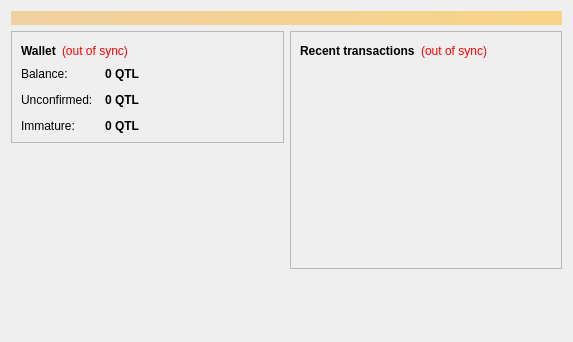
<?xml version="1.0" encoding="UTF-8"?>
<ui version="4.0">
 <class>OverviewPage</class>
 <widget class="QWidget" name="OverviewPage">
  <property name="geometry">
   <rect>
    <x>0</x>
    <y>0</y>
    <width>573</width>
    <height>342</height>
   </rect>
  </property>
  <property name="windowTitle">
   <string>Form</string>
  </property>
  <layout class="QVBoxLayout" name="topLayout">
   <item>
    <widget class="QLabel" name="labelAlerts">
     <property name="visible">
      <bool>false</bool>
     </property>
     <property name="styleSheet">
      <string notr="true">background-color: qlineargradient(x1: 0, y1: 0, x2: 1, y2: 0, stop:0 #F0D0A0, stop:1 #F8D488); color:#000000;</string>
     </property>
     <property name="wordWrap">
      <bool>true</bool>
     </property>
     <property name="margin">
      <number>3</number>
     </property>
    </widget>
   </item>
   <item>
    <layout class="QHBoxLayout" name="horizontalLayout" stretch="1,1">
     <item>
      <layout class="QVBoxLayout" name="verticalLayout_2">
       <item>
        <widget class="QFrame" name="frame">
         <property name="frameShape">
          <enum>QFrame::StyledPanel</enum>
         </property>
         <property name="frameShadow">
          <enum>QFrame::Raised</enum>
         </property>
         <layout class="QVBoxLayout" name="verticalLayout_4">
          <item>
           <layout class="QHBoxLayout" name="horizontalLayout_4">
            <item>
             <widget class="QLabel" name="label_5">
              <property name="font">
               <font>
                <weight>75</weight>
                <bold>true</bold>
               </font>
              </property>
              <property name="text">
               <string>Wallet</string>
              </property>
             </widget>
            </item>
            <item>
             <widget class="QLabel" name="labelWalletStatus">
              <property name="toolTip">
               <string>The displayed information may be out of date. Your wallet automatically synchronizes with the Quatloo network after a connection is established, but this process has not completed yet.</string>
              </property>
              <property name="styleSheet">
               <string notr="true">QLabel { color: red; }</string>
              </property>
              <property name="text">
               <string notr="true">(out of sync)</string>
              </property>
              <property name="alignment">
               <set>Qt::AlignLeading|Qt::AlignLeft|Qt::AlignVCenter</set>
              </property>
             </widget>
            </item>
            <item>
             <spacer name="horizontalSpacer_2">
              <property name="orientation">
               <enum>Qt::Horizontal</enum>
              </property>
              <property name="sizeHint" stdset="0">
               <size>
                <width>40</width>
                <height>20</height>
               </size>
              </property>
             </spacer>
            </item>
           </layout>
          </item>
          <item>
           <layout class="QFormLayout" name="formLayout_2">
            <property name="fieldGrowthPolicy">
             <enum>QFormLayout::AllNonFixedFieldsGrow</enum>
            </property>
            <property name="horizontalSpacing">
             <number>12</number>
            </property>
            <property name="verticalSpacing">
             <number>12</number>
            </property>
            <item row="0" column="0">
             <widget class="QLabel" name="label">
              <property name="text">
               <string>Balance:</string>
              </property>
             </widget>
            </item>
            <item row="0" column="1">
             <widget class="QLabel" name="labelBalance">
              <property name="font">
               <font>
                <weight>75</weight>
                <bold>true</bold>
               </font>
              </property>
              <property name="cursor">
               <cursorShape>IBeamCursor</cursorShape>
              </property>
              <property name="toolTip">
               <string>Your current balance</string>
              </property>
              <property name="text">
               <string notr="true">0 QTL</string>
              </property>
              <property name="textInteractionFlags">
               <set>Qt::LinksAccessibleByMouse|Qt::TextSelectableByKeyboard|Qt::TextSelectableByMouse</set>
              </property>
             </widget>
            </item>
            <item row="1" column="0">
             <widget class="QLabel" name="label_3">
              <property name="text">
               <string>Unconfirmed:</string>
              </property>
             </widget>
            </item>
            <item row="1" column="1">
             <widget class="QLabel" name="labelUnconfirmed">
              <property name="font">
               <font>
                <weight>75</weight>
                <bold>true</bold>
               </font>
              </property>
              <property name="cursor">
               <cursorShape>IBeamCursor</cursorShape>
              </property>
              <property name="toolTip">
               <string>Total of transactions that have yet to be confirmed, and do not yet count toward the current balance</string>
              </property>
              <property name="text">
               <string notr="true">0 QTL</string>
              </property>
              <property name="textInteractionFlags">
               <set>Qt::LinksAccessibleByMouse|Qt::TextSelectableByKeyboard|Qt::TextSelectableByMouse</set>
              </property>
             </widget>
            </item>
            <item row="2" column="0">
             <widget class="QLabel" name="labelImmatureText">
              <property name="text">
               <string>Immature:</string>
              </property>
             </widget>
            </item>
            <item row="2" column="1">
             <widget class="QLabel" name="labelImmature">
              <property name="font">
               <font>
                <weight>75</weight>
                <bold>true</bold>
               </font>
              </property>
              <property name="toolTip">
               <string>Mined balance that has not yet matured</string>
              </property>
              <property name="text">
               <string notr="true">0 QTL</string>
              </property>
              <property name="textInteractionFlags">
               <set>Qt::LinksAccessibleByMouse|Qt::TextSelectableByKeyboard|Qt::TextSelectableByMouse</set>
              </property>
             </widget>
            </item>
           </layout>
          </item>
         </layout>
        </widget>
       </item>
       <item>
        <spacer name="verticalSpacer">
         <property name="orientation">
          <enum>Qt::Vertical</enum>
         </property>
         <property name="sizeHint" stdset="0">
          <size>
           <width>20</width>
           <height>40</height>
          </size>
         </property>
        </spacer>
       </item>
      </layout>
     </item>
     <item>
      <layout class="QVBoxLayout" name="verticalLayout_3">
       <item>
        <widget class="QFrame" name="frame_2">
         <property name="frameShape">
          <enum>QFrame::StyledPanel</enum>
         </property>
         <property name="frameShadow">
          <enum>QFrame::Raised</enum>
         </property>
         <layout class="QVBoxLayout" name="verticalLayout">
          <item>
           <layout class="QHBoxLayout" name="horizontalLayout_2">
            <item>
             <widget class="QLabel" name="label_4">
              <property name="text">
               <string>&lt;b&gt;Recent transactions&lt;/b&gt;</string>
              </property>
             </widget>
            </item>
            <item>
             <widget class="QLabel" name="labelTransactionsStatus">
              <property name="toolTip">
               <string>The displayed information may be out of date. Your wallet automatically synchronizes with the Quatloo network after a connection is established, but this process has not completed yet.</string>
              </property>
              <property name="styleSheet">
               <string notr="true">QLabel { color: red; }</string>
              </property>
              <property name="text">
               <string notr="true">(out of sync)</string>
              </property>
              <property name="alignment">
               <set>Qt::AlignRight|Qt::AlignTrailing|Qt::AlignVCenter</set>
              </property>
             </widget>
            </item>
            <item>
             <spacer name="horizontalSpacer">
              <property name="orientation">
               <enum>Qt::Horizontal</enum>
              </property>
              <property name="sizeHint" stdset="0">
               <size>
                <width>40</width>
                <height>20</height>
               </size>
              </property>
             </spacer>
            </item>
           </layout>
          </item>
          <item>
           <widget class="QListView" name="listTransactions">
            <property name="styleSheet">
             <string notr="true">QListView { background: transparent; }</string>
            </property>
            <property name="frameShape">
             <enum>QFrame::NoFrame</enum>
            </property>
            <property name="verticalScrollBarPolicy">
             <enum>Qt::ScrollBarAlwaysOff</enum>
            </property>
            <property name="horizontalScrollBarPolicy">
             <enum>Qt::ScrollBarAlwaysOff</enum>
            </property>
            <property name="selectionMode">
             <enum>QAbstractItemView::NoSelection</enum>
            </property>
           </widget>
          </item>
         </layout>
        </widget>
       </item>
       <item>
        <spacer name="verticalSpacer_2">
         <property name="orientation">
          <enum>Qt::Vertical</enum>
         </property>
         <property name="sizeHint" stdset="0">
          <size>
           <width>20</width>
           <height>40</height>
          </size>
         </property>
        </spacer>
       </item>
      </layout>
     </item>
    </layout>
   </item>
  </layout>
 </widget>
 <resources/>
 <connections/>
</ui>
